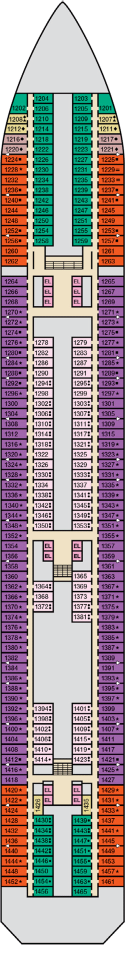
#> input picture ccl.png, 250 x 1910 px (shown at 1/2 size)
$ python exp.py
#> lines starting #> are read from the running program, lines starting #| are printed output that depends on the picture; after the words box and inside, x2 and y2 are one past the last pixel; in counts of white or black regions, pixels touching at a corner belong together
import cv2
import pytesseract
from PIL import Image
import numpy as np

def preprocess_image(image_path, scale):
    # Read the image using OpenCV
#> called with image_path = './ccl.png', scale = 0.5
    image = cv2.imread(image_path)
#> image is the input picture: shape (1910, 250, 3); mean B, G, R 152.9, 149.5, 164.2

    # Convert the image to grayscale
    gray_image = cv2.cvtColor(image, cv2.COLOR_BGR2GRAY)
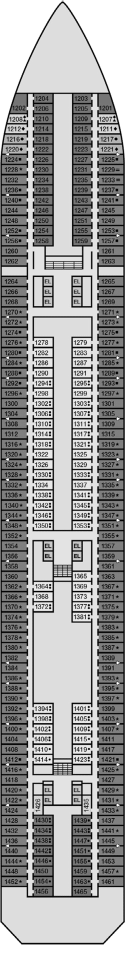
#> gray_image: shape (1910, 250) (shown at 1/2 size); min 0, max 255, mean 154.4

    # Apply binary thresholding
    _, binary_image = cv2.threshold(gray_image, 150, 255, cv2.THRESH_BINARY_INV)
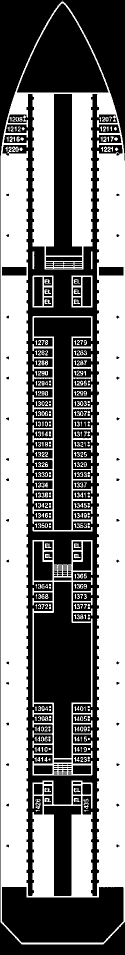
#> binary_image: shape (1910, 250) (shown at 1/2 size); 49.8% white; 338 white regions (87 under 20 px), largest, box (x1, y1, x2, y2) and area: (1, 3, 250, 1889) 207347, (65, 632, 185, 1063) 9287, (65, 1080, 185, 1551) 9194

    # Resize the image based on the scale
    width = int(binary_image.shape[1] * scale)
#> width = 125
    height = int(binary_image.shape[0] * scale)
#> height = 955
    resized_image = cv2.resize(binary_image, (width, height), interpolation=cv2.INTER_AREA)
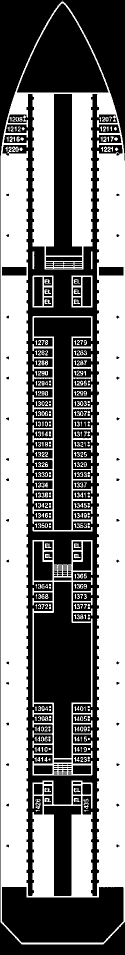
#> resized_image: shape (955, 125); min 0, max 255, mean 127.1

    return resized_image

def ocr_image(image):
    custom_config = r'--oem 3 --psm 6 outputbase digits'
    text = pytesseract.image_to_string(image, config=custom_config)
    return text

def main(image_path):
    scales = [0.5, 1, 1.5, 2]  # Different scales to test

    for scale in scales:
        preprocessed_image = preprocess_image(image_path, scale)
        text = ocr_image(preprocessed_image)
        cv2.imshow('Image with Four-Digit Numbers Detected', preprocessed_image)
        cv2.waitKey(0)
        cv2.destroyAllWindows()
        print(f"Scale: {scale}x")
        print("OCR Result:")
        print(text)
        print("-" * 50)

if __name__ == "__main__":
    image_path = './ccl.png'
    main(image_path)
#> (the call stopped at in ocr_image, `text = pytesseract.image_to_string(image, config=custom_config)`: pytesseract is not available in this run)

$ run again, with Azamara-3711.png copied over ccl.png
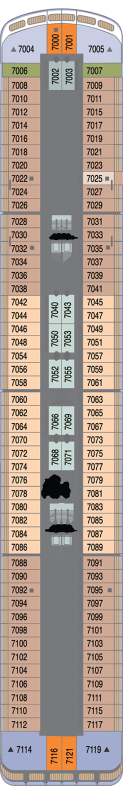
#> input picture Azamara-3711.png, 249 x 1572 px (shown at 1/2 size)
#> in preprocess_image, image is the input picture: shape (1572, 249, 3); mean B, G, R 147.1, 157.1, 172.8
#> in preprocess_image, `_, binary_image = cv2.threshold(gray_image, 150, 255, cv2.THRESH_BINAR..`:
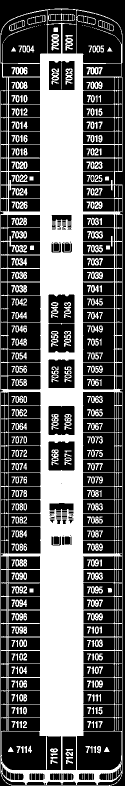
#> binary_image: shape (1572, 249) (shown at 1/2 size); 39.4% white; 360 white regions (25 under 20 px), largest, box (x1, y1, x2, y2) and area: (0, 17, 245, 1572) 123479, (23, 134, 55, 149) 325, (103, 68, 118, 101) 311
#> in preprocess_image, `resized_image = cv2.resize(binary_image, (width, height), interpolatio..`:
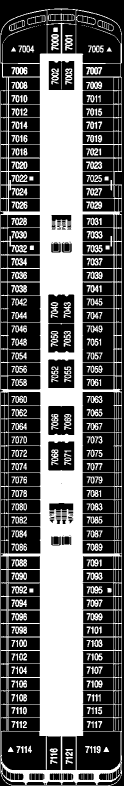
#> resized_image: shape (786, 124); min 0, max 255, mean 100.6

$ run again, with msc.png copied over ccl.png
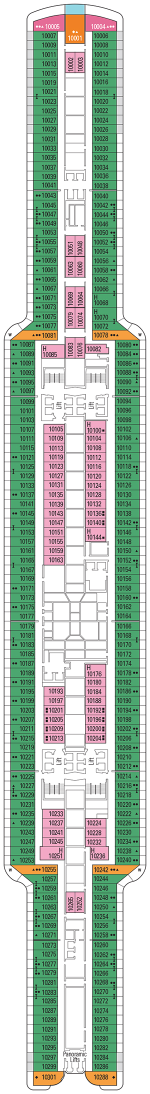
#> input picture msc.png, 300 x 2188 px (shown at 1/2 size)
#> in preprocess_image, image is the input picture: shape (2188, 300, 3); mean B, G, R 186.3, 199.2, 183.6
#> in preprocess_image, `_, binary_image = cv2.threshold(gray_image, 150, 255, cv2.THRESH_BINAR..`:
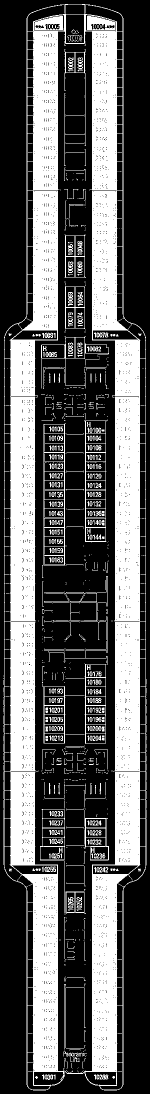
#> binary_image: shape (2188, 300) (shown at 1/2 size); 37% white; 983 white regions (606 under 20 px), largest, box (x1, y1, x2, y2) and area: (7, 8, 293, 2181) 213363, (87, 847, 132, 1131) 1983, (168, 839, 216, 1084) 1452
#> in preprocess_image, `resized_image = cv2.resize(binary_image, (width, height), interpolatio..`:
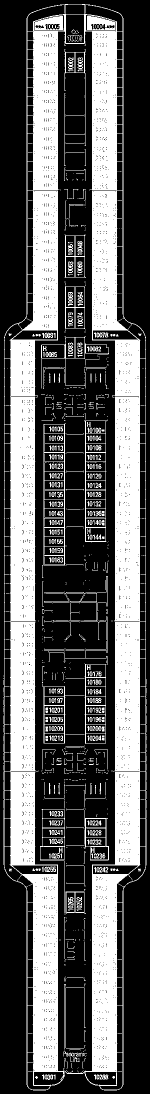
#> resized_image: shape (1094, 150); min 0, max 255, mean 94.4
